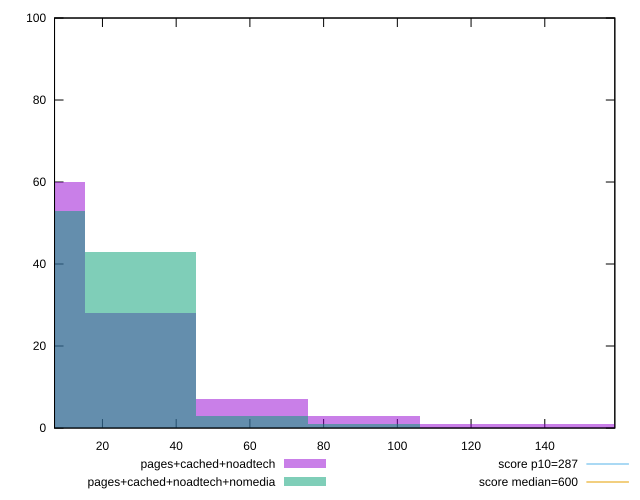

Here is the gnuplot script that generated this plot:
reset

$pagesCachedNoadtech <<EOF
60.65215356287528 7
151.6303839071882 1
30.32607678143764 28
0 60
121.30430712575055 1
90.97823034431292 3
EOF

$pagesCachedNoadtechNomedia <<EOF
30.32607678143764 43
0 53
60.65215356287528 3
90.97823034431292 1
EOF

set key outside below
set boxwidth 30.32607678143764
set xrange [7:159]
set yrange [0:100]
set trange [0:100]
set style fill transparent solid 0.5 noborder

set parametric
set terminal svg size 640, 500 enhanced background rgb 'white'
set output "report_00019_2021-02-10T18-14-37.922Z//total-blocking-time/comparison/histogram/2_vs_3.svg"

plot $pagesCachedNoadtech title "pages+cached+noadtech" with boxes, \
     $pagesCachedNoadtechNomedia title "pages+cached+noadtech+nomedia" with boxes, \
     287,t title "score p10=287", \
     600,t title "score median=600"

reset
